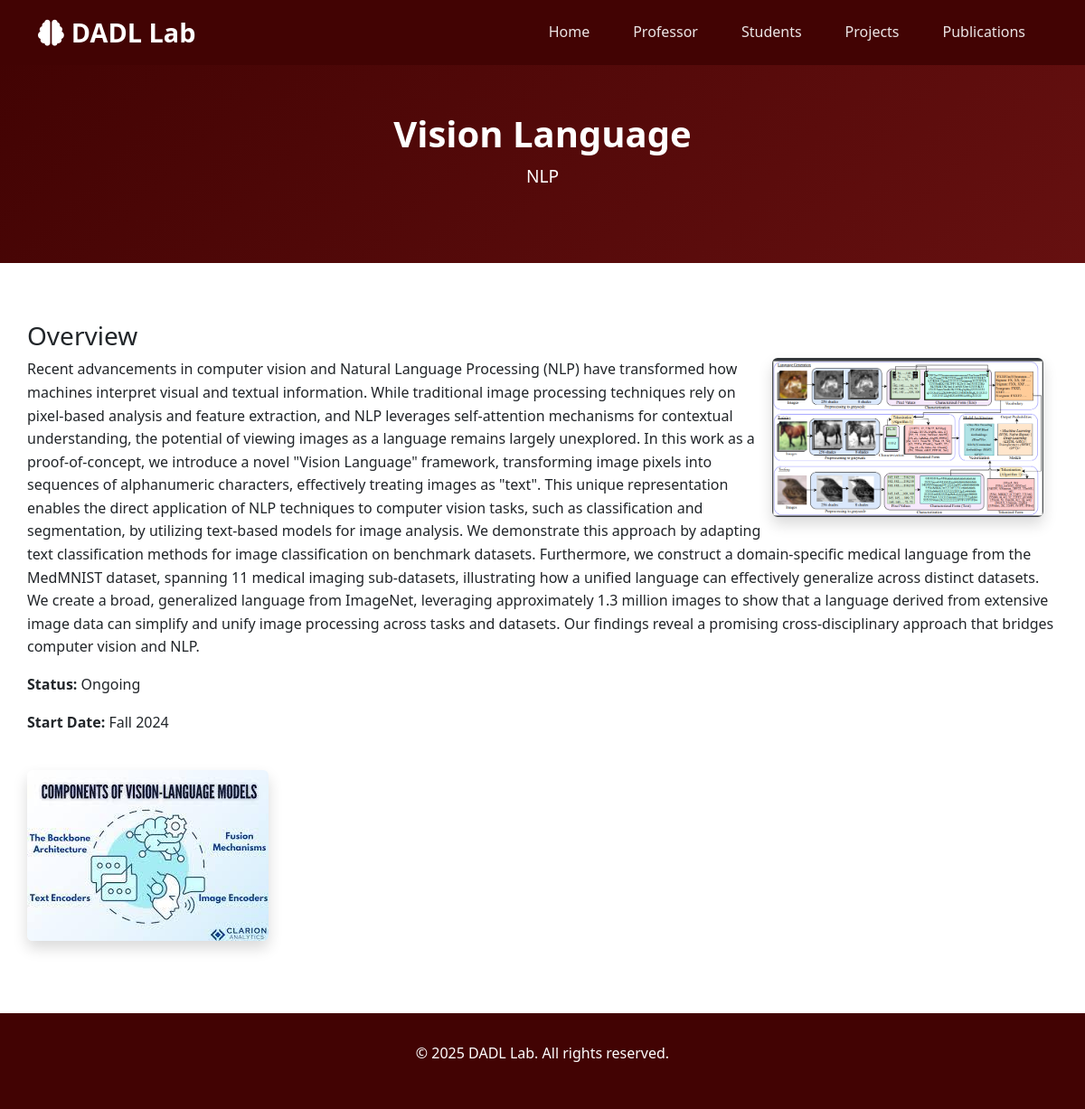
/projects/1, run on the app's committed database.
### models.py (models this page shows, shortened)
class Project(db.Model):
    id = db.Column(db.Integer, primary_key=True)
    title = db.Column(db.String(200), nullable=False)
    topic = db.Column(db.String(200), nullable=True)
    overview = db.Column(db.Text, nullable=False)
    status = db.Column(db.String(50), default='Ongoing')
    start_date = db.Column(db.String(20), nullable=True)
    end_date = db.Column(db.String(20), nullable=True)
    image1 = db.Column(db.String(200), nullable=True)
    image2 = db.Column(db.String(200), nullable=True)
    image3 = db.Column(db.String(200), nullable=True)
    image4 = db.Column(db.String(200), nullable=True)
    members = db.relationship('Student', secondary=project_members, backref='projects')
    created_at = db.Column(db.DateTime, default=datetime.utcnow)

### app.py (the view)
@app.route('/projects/<int:project_id>')
def project_detail(project_id):
    project = Project.query.get_or_404(project_id)
    additional_images = [img for img in [project.image2, project.image3, project.image4] if img]
    return render_template('project_detail.html', project=project, additional_images=additional_images)

### app.py (called while the page is built)
@app.context_processor
def inject_user():
    return dict(current_user=current_user)

### templates/project_detail.html (shortened to what this page needs)
<!DOCTYPE html>
<html lang="en">
<head>
    <link href="https://cdnjs.cloudflare.com/ajax/libs/bootstrap/5.3.0/css/bootstrap.min.css" rel="stylesheet">
    <link href="https://cdnjs.cloudflare.com/ajax/libs/font-awesome/6.4.0/css/all.min.css" rel="stylesheet">
    <link rel="stylesheet" href="https://cdnjs.cloudflare.com/ajax/libs/academicons/1.9.3/css/academicons.min.css">
</head>
<body>
    <nav class="navbar navbar-expand-lg fixed-top">
        <div class="container">
            <a class="navbar-brand" href="{{ url_for('home') }}">
                <i class="fas fa-brain me-2"></i>DADL Lab
            </a>
            <div class="collapse navbar-collapse" id="navbarNav">
                <ul class="navbar-nav ms-auto">
                    <li class="nav-item"><a class="nav-link" href="{{ url_for('home') }}">Home</a></li>
                    <li class="nav-item"><a class="nav-link" href="#professor">Professor</a></li>
                    <li class="nav-item"><a class="nav-link" href="#students">Students</a></li>
                    <li class="nav-item"><a class="nav-link" href="#projects">Projects</a></li>
                    <li class="nav-item"><a class="nav-link" href="#publications">Publications</a></li>
                </ul>
            </div>
        </div>
    </nav>
    <section class="section hero-section">
        <div class="container text-center">
            <h1 class="hero-title">{{ project.title }}</h1>
            <p class="hero-subtitle">{{ project.topic }}</p>
        </div>
    </section>
    <section class="section container">
        <div class="row">
            <div class="col-12">
                <h3>Overview</h3>
                {% if project.image1 %}
                <a href="{{ url_for('static', filename='uploads/projects/' + project.image1) }}" data-bs-toggle="modal" data-bs-target="#imageModal">
                    <img src="{{ url_for('static', filename='uploads/projects/' + project.image1) }}"
                        alt="{{ project.title }}"
                        class="img-fluid rounded shadow me-3 mb-3 float-md-end"
                        style="max-width: 300px;">
                </a>
                {% endif %}
                <p>{{ project.overview }}</p>
                <p><strong>Status:</strong> {{ project.status }}</p>
                <p><strong>Start Date:</strong> {{ project.start_date }}</p>
            </div>
        </div>
        <div class="row mt-4">
    {% for img in additional_images %}
        <div class="col-md-4 mb-3">
            <a href="#" data-bs-toggle="modal" data-bs-target="#additionalImageModal{{ loop.index0 }}">
                <img src="{{ url_for('static', filename='uploads/projects/' + img) }}"
                     alt="{{ project.title }} image {{ loop.index }}"
                     class="img-fluid rounded shadow">
            </a>
        </div>
    {% endfor %}
</div>
    </section>
    <footer class="footer text-center">
        <div class="container">
            <p>&copy; 2025 DADL Lab. All rights reserved.</p>
        </div>
    </footer>
</body>
</html>

### templates/project_detail.html (style rules this page uses)
:root { --dadl-primary: #420303; --dadl-primary-dark: #330202; --dadl-primary-light: #661010; --dadl-text: #2c3e50; }
body { font-family: 'Segoe UI', Tahoma, Geneva, Verdana, sans-serif; line-height: 1.6; padding-top: 60px; }
.navbar { background-color: var(--dadl-primary) !important; padding: 0.5rem 0; }
.navbar-brand { font-weight: 700; font-size: 1.8rem; color: white !important; }
.navbar-nav .nav-link { color: rgba(255,255,255,0.9) !important; font-weight: 500; margin: 0 0.5rem; transition: all 0.3s ease; border-radius: 5px; padding: 0.5rem 1rem !important; }
.hero-section { background: linear-gradient(135deg, var(--dadl-primary) 0%, var(--dadl-primary-light) 100%); color: white; padding: 3rem 0 2rem 0; text-align: center; }
.hero-title { font-size: 2.5rem; font-weight: 700; margin-bottom: 0.5rem; }
.hero-subtitle { font-size: 1.2rem; margin-bottom: 1rem; }
.section { padding: 4rem 0; }
.section:nth-child(even) { background-color: #f8f9fa; }
.footer { background-color: var(--dadl-primary); color: white; padding: 2rem 0; }
html { scroll-behavior: smooth; }

### data on the page
Project: title "Vision Language", topic "NLP", image1 (picture), overview "Recent advancements in computer vision and Natural Language Processing (NLP) have transformed how machines interpret visual and textual information. While traditional image processing techniques rely on pixel-based analysis and feature extraction, and NLP leverages self-attention mechanisms for contextual understanding, the potential of viewing images as a language remains largely unexplored. In this work as a proof-of-concept, we introduce a novel \"Vision Language\" framework, transforming image pixels into sequences of alphanumeric characters, effectively treating images as \"text\". This unique representation enables the direct application of NLP techniques to computer vision tasks, such as…", status "Ongoing", start_date "Fall 2024", image2 (picture)
